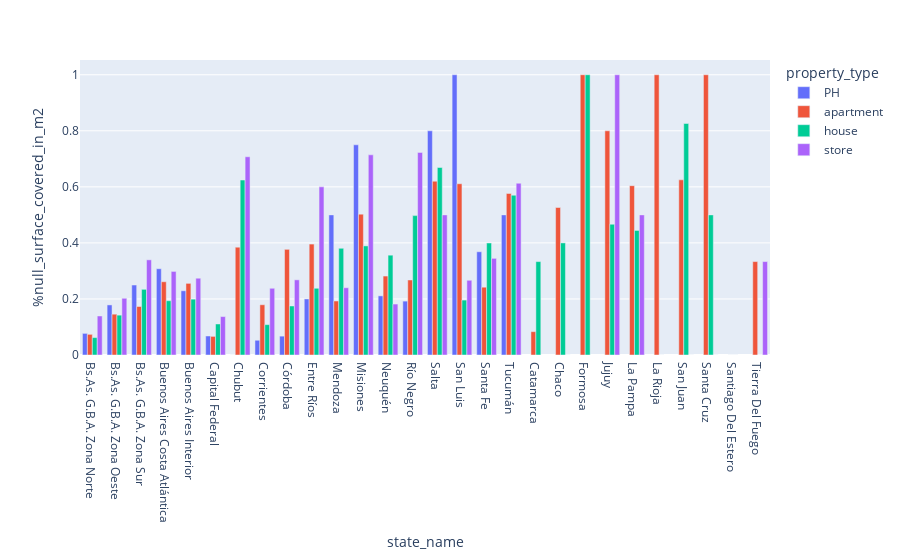

Source (notebook cell):
### Code cell
px.bar(data_state_proptype, x='state_name',y='%null_surface_covered_in_m2', color='property_type',
       hover_data=['total'] ,
       barmode='group')

### Figure 1 — Plotly figure (JSON) as saved in the notebook; plotly's stock layout.template omitted (floating-point values rounded to 4 significant figures)
{"data": [{"alignmentgroup": "True", "customdata": [[985], [789], [821], [575], [48], [1828], [6], [57], [401], [5], [6], [8], [109], [26], [5], [2], [76], [4]], "hovertemplate": "property_type=PH<br>state_name=%{x}<br>%null_surface_covered_in_m2=%{y}<br>total=%{customdata[0]}<extra></extra>", "legendgroup": "PH", "marker": {"color": "#636efa"}, "name": "PH", "offsetgroup": "PH", "orientation": "v", "showlegend": true, "textposition": "auto", "type": "bar", "x": ["Bs.As. G.B.A. Zona Norte", "Bs.As. G.B.A. Zona Oeste", "Bs.As. G.B.A. Zona Sur", "Buenos Aires Costa Atlántica", "Buenos Aires Interior", "Capital Federal", "Chubut", "Corrientes", "Córdoba", "Entre Ríos", "Mendoza", "Misiones", "Neuquén", "Río Negro", "Salta", "San Luis", "Santa Fe", "Tucumán"], "xaxis": "x", "y": [0.07716, 0.1787, 0.2497, 0.3078, 0.2292, 0.06783, 0, 0.05263, 0.06733, 0.2, 0.5, 0.75, 0.211, 0.1923, 0.8, 1, 0.3684, 0.5], "yaxis": "y"}, {"alignmentgroup": "True", "customdata": [[10622], [3618], [5507], [6461], [845], [27037], [12], [19], [39], [145], [6681], [144], [53], [10], [48], [2], [327], [187], [394], [325], [129], [16], [36], [1], [7969], [1], [12], [425]], "hovertemplate": "property_type=apartment<br>state_name=%{x}<br>%null_surface_covered_in_m2=%{y}<br>total=%{customdata[0]}<extra></extra>", "legendgroup": "apartment", "marker": {"color": "#EF553B"}, "name": "apartment", "offsetgroup": "apartment", "orientation": "v", "showlegend": true, "textposition": "auto", "type": "bar", "x": ["Bs.As. G.B.A. Zona Norte", "Bs.As. G.B.A. Zona Oeste", "Bs.As. G.B.A. Zona Sur", "Buenos Aires Costa Atlántica", "Buenos Aires Interior", "Capital Federal", "Catamarca", "Chaco", "Chubut", "Corrientes", "Córdoba", "Entre Ríos", "Formosa", "Jujuy", "La Pampa", "La Rioja", "Mendoza", "Misiones", "Neuquén", "Río Negro", "Salta", "San Juan", "San Luis", "Santa Cruz", "Santa Fe", "Santiago Del Estero", "Tierra Del Fuego", "Tucumán"], "xaxis": "x", "y": [0.07371, 0.1457, 0.1731, 0.2614, 0.2556, 0.06646, 0.08333, 0.5263, 0.3846, 0.1793, 0.377, 0.3958, 1, 0.8, 0.6042, 1, 0.1927, 0.5027, 0.2817, 0.2677, 0.6202, 0.625, 0.6111, 1, 0.2419, 0, 0.3333, 0.5765], "yaxis": "y"}, {"alignmentgroup": "True", "customdata": [[13364], [4663], [6985], [2685], [1325], [2087], [15], [35], [173], [360], [4521], [210], [12], [15], [99], [2], [323], [262], [219], [374], [142], [23], [199], [18], [1924], [3], [16], [214]], "hovertemplate": "property_type=house<br>state_name=%{x}<br>%null_surface_covered_in_m2=%{y}<br>total=%{customdata[0]}<extra></extra>", "legendgroup": "house", "marker": {"color": "#00cc96"}, "name": "house", "offsetgroup": "house", "orientation": "v", "showlegend": true, "textposition": "auto", "type": "bar", "x": ["Bs.As. G.B.A. Zona Norte", "Bs.As. G.B.A. Zona Oeste", "Bs.As. G.B.A. Zona Sur", "Buenos Aires Costa Atlántica", "Buenos Aires Interior", "Capital Federal", "Catamarca", "Chaco", "Chubut", "Corrientes", "Córdoba", "Entre Ríos", "Formosa", "Jujuy", "La Pampa", "La Rioja", "Mendoza", "Misiones", "Neuquén", "Río Negro", "Salta", "San Juan", "San Luis", "Santa Cruz", "Santa Fe", "Santiago Del Estero", "Tierra Del Fuego", "Tucumán"], "xaxis": "x", "y": [0.06218, 0.1422, 0.2344, 0.1937, 0.1992, 0.1107, 0.3333, 0.4, 0.6243, 0.1083, 0.175, 0.2381, 1, 0.4667, 0.4444, 0, 0.3808, 0.3893, 0.3562, 0.4973, 0.669, 0.8261, 0.196, 0.5, 0.3997, 0, 0, 0.5701], "yaxis": "y"}, {"alignmentgroup": "True", "customdata": [[589], [252], [639], [285], [73], [1364], [3], [41], [21], [466], [10], [1], [10], [25], [7], [11], [83], [2], [1], [15], [1], [203], [3], [31]], "hovertemplate": "property_type=store<br>state_name=%{x}<br>%null_surface_covered_in_m2=%{y}<br>total=%{customdata[0]}<extra></extra>", "legendgroup": "store", "marker": {"color": "#ab63fa"}, "name": "store", "offsetgroup": "store", "orientation": "v", "showlegend": true, "textposition": "auto", "type": "bar", "x": ["Bs.As. G.B.A. Zona Norte", "Bs.As. G.B.A. Zona Oeste", "Bs.As. G.B.A. Zona Sur", "Buenos Aires Costa Atlántica", "Buenos Aires Interior", "Capital Federal", "Chaco", "Chubut", "Corrientes", "Córdoba", "Entre Ríos", "Jujuy", "La Pampa", "Mendoza", "Misiones", "Neuquén", "Río Negro", "Salta", "San Juan", "San Luis", "Santa Cruz", "Santa Fe", "Tierra Del Fuego", "Tucumán"], "xaxis": "x", "y": [0.1392, 0.2024, 0.3396, 0.2982, 0.274, 0.1371, 0, 0.7073, 0.2381, 0.2682, 0.6, 1, 0.5, 0.24, 0.7143, 0.1818, 0.7229, 0.5, 0, 0.2667, 0, 0.3448, 0.3333, 0.6129], "yaxis": "y"}], "layout": {"autosize": true, "barmode": "group", "legend": {"title": {"text": "property_type"}, "tracegroupgap": 0}, "margin": {"t": 60}, "xaxis": {"anchor": "y", "autorange": true, "domain": [0, 1], "range": [-0.5, 27.5], "title": {"text": "state_name"}, "type": "category"}, "yaxis": {"anchor": "x", "autorange": true, "domain": [0, 1], "range": [0, 1.053], "title": {"text": "%null_surface_covered_in_m2"}, "type": "linear"}}}
